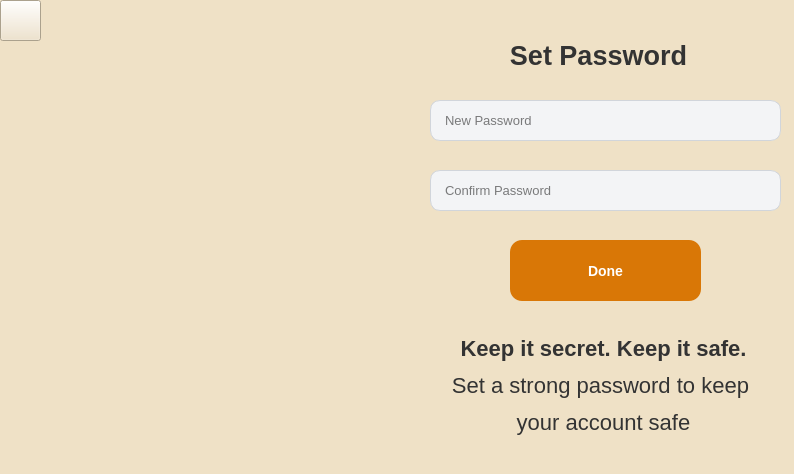
<?xml version="1.0" encoding="UTF-8"?>
<ui version="4.0">
 <class>RestaurantOwnerSetPass</class>
 <widget class="QWidget" name="RestaurantOwnerSetPass">
  <property name="geometry">
   <rect>
    <x>0</x>
    <y>0</y>
    <width>794</width>
    <height>474</height>
   </rect>
  </property>
  <property name="windowTitle">
   <string>Form</string>
  </property>
  <property name="styleSheet">
   <string notr="true">   background-color: #EFE1C6;</string>
  </property>
  <widget class="QLabel" name="label">
   <property name="geometry">
    <rect>
     <x>0</x>
     <y>0</y>
     <width>421</width>
     <height>661</height>
    </rect>
   </property>
   <property name="text">
    <string/>
   </property>
   <property name="pixmap">
    <pixmap resource="Source.qrc">:/ImageFolder/Set_password.png</pixmap>
   </property>
   <property name="scaledContents">
    <bool>true</bool>
   </property>
  </widget>
  <widget class="QLineEdit" name="PasswordRestaurantOwner_lineEdit">
   <property name="geometry">
    <rect>
     <x>430</x>
     <y>100</y>
     <width>351</width>
     <height>41</height>
    </rect>
   </property>
   <property name="styleSheet">
    <string notr="true">QLineEdit {
    background-color: #f3f4f6;   /* خاکستری خیلی روشن */
    border: 1px solid #d1d5db;   /* خط باریک خاکستری */
    border-radius: 10px;         /* گوشه‌های منحنی */
    padding: 6px 12px;           /* فضای داخلی برای متن */
    font-size: 13px;
}
QLineEdit:focus {
    border: 1px solid #fb923c;  /* نارنجی خوشرنگ هنگام فوکوس */
    background-color: #fff;     /* سفید شدن پس‌زمینه */
}</string>
   </property>
   <property name="echoMode">
    <enum>QLineEdit::Password</enum>
   </property>
   <property name="placeholderText">
    <string>New Password</string>
   </property>
  </widget>
  <widget class="QLabel" name="Text_label">
   <property name="geometry">
    <rect>
     <x>430</x>
     <y>290</y>
     <width>341</width>
     <height>191</height>
    </rect>
   </property>
   <property name="styleSheet">
    <string notr="true">QLabel {
    font-family: &quot;Segoe UI&quot;, &quot;Vazir&quot;, sans-serif;
    font-size: 22px;
    font-weight: bold;
    color: #333333;
    padding: 10px;
    qproperty-alignment: AlignCenter;
    text-shadow: 1px 1px 1px rgba(0,0,0,0.1);
	border: none;
    background-color: transparent;
}</string>
   </property>
   <property name="frameShape">
    <enum>QFrame::NoFrame</enum>
   </property>
   <property name="text">
    <string>&lt;html&gt;&lt;head/&gt;&lt;body&gt;&lt;p align=&quot;center&quot;&gt;Keep it secret. Keep it safe.&lt;/p&gt;&lt;p align=&quot;center&quot;&gt;&lt;span style=&quot; font-weight:400;&quot;&gt;Set a strong password to keep &lt;/span&gt;&lt;/p&gt;&lt;p align=&quot;center&quot;&gt;&lt;span style=&quot; font-weight:400;&quot;&gt;your account safe&lt;/span&gt;&lt;/p&gt;&lt;/body&gt;&lt;/html&gt;</string>
   </property>
  </widget>
  <widget class="QPushButton" name="DoneRestaurantOwner_pushButton">
   <property name="geometry">
    <rect>
     <x>510</x>
     <y>240</y>
     <width>191</width>
     <height>61</height>
    </rect>
   </property>
   <property name="layoutDirection">
    <enum>Qt::RightToLeft</enum>
   </property>
   <property name="styleSheet">
    <string notr="true">QPushButton {
    background-color: #d97706;    /* نارنجی خاکی */
    color: white;                 /* رنگ متن */
    border: none;                 /* حذف کادر پیش‌فرض */
    border-radius: 12px;          /* گوشه‌های منحنی */
    padding: 8px 20px;            /* فضای داخلی دکمه */
    font-weight: bold;            /* ضخیم شدن فونت */
    font-size: 14px;
}

QPushButton:hover {
    background-color: #f59e0b;    /* رنگ روشن‌تر موقع hover */
}
</string>
   </property>
   <property name="text">
    <string>Done</string>
   </property>
  </widget>
  <widget class="QLineEdit" name="ConfirmPasswordRestaurantOwner_lineEdit">
   <property name="geometry">
    <rect>
     <x>430</x>
     <y>170</y>
     <width>351</width>
     <height>41</height>
    </rect>
   </property>
   <property name="styleSheet">
    <string notr="true">QLineEdit {
    background-color: #f3f4f6;   /* خاکستری خیلی روشن */
    border: 1px solid #d1d5db;   /* خط باریک خاکستری */
    border-radius: 10px;         /* گوشه‌های منحنی */
    padding: 6px 12px;           /* فضای داخلی برای متن */
    font-size: 13px;
}
QLineEdit:focus {
    border: 1px solid #fb923c;  /* نارنجی خوشرنگ هنگام فوکوس */
    background-color: #fff;     /* سفید شدن پس‌زمینه */
}</string>
   </property>
   <property name="echoMode">
    <enum>QLineEdit::Password</enum>
   </property>
   <property name="placeholderText">
    <string>Confirm Password</string>
   </property>
  </widget>
  <widget class="QLabel" name="SetPassRestaurantOwner_lable">
   <property name="geometry">
    <rect>
     <x>440</x>
     <y>20</y>
     <width>311</width>
     <height>71</height>
    </rect>
   </property>
   <property name="styleSheet">
    <string notr="true">QLabel {
    font-family: &quot;Segoe UI&quot;, &quot;Vazir&quot;, sans-serif;
    font-size: 22px;
    font-weight: bold;
    color: #333333;
    padding: 10px;
    qproperty-alignment: AlignCenter;
    text-shadow: 1px 1px 1px rgba(0,0,0,0.1);
	border: none;
    background-color: transparent;
}</string>
   </property>
   <property name="frameShape">
    <enum>QFrame::NoFrame</enum>
   </property>
   <property name="text">
    <string>&lt;html&gt;&lt;head/&gt;&lt;body&gt;&lt;p align=&quot;center&quot;&gt;&lt;span style=&quot; font-size:20pt;&quot;&gt;Set Password&lt;/span&gt;&lt;/p&gt;&lt;/body&gt;&lt;/html&gt;</string>
   </property>
  </widget>
  <widget class="QPushButton" name="backPasswordRestaurantOwner_pushButton">
   <property name="geometry">
    <rect>
     <x>0</x>
     <y>0</y>
     <width>41</width>
     <height>41</height>
    </rect>
   </property>
   <property name="styleSheet">
    <string notr="true">QPushButton#back_pushButton {
    background-color: #FFF3E0;               /* کرم روشن */
    color: #FF5722;                          /* متن نارنجی */
    font: bold 10pt &quot;Segoe UI&quot;;
    border: 2px solid #FFB74D;
    border-radius: 12px;
    padding: 6px 12px;
    icon-size: 18px 18px;                   /* اندازه آیکون */
}

QPushButton#back_pushButton:hover {
    background-color: #FFE0B2;               /* روشن‌تر هنگام هاور */
    color: #E64A19;                          /* متن تیره‌تر */
    border: 2px solid #FFA726;
}
</string>
   </property>
   <property name="text">
    <string/>
   </property>
   <property name="icon">
    <iconset resource="Source.qrc">
     <normaloff>:/ImageFolder/Back.png</normaloff>:/ImageFolder/Back.png</iconset>
   </property>
  </widget>
 </widget>
 <resources>
  <include location="Source.qrc"/>
 </resources>
 <connections/>
</ui>
